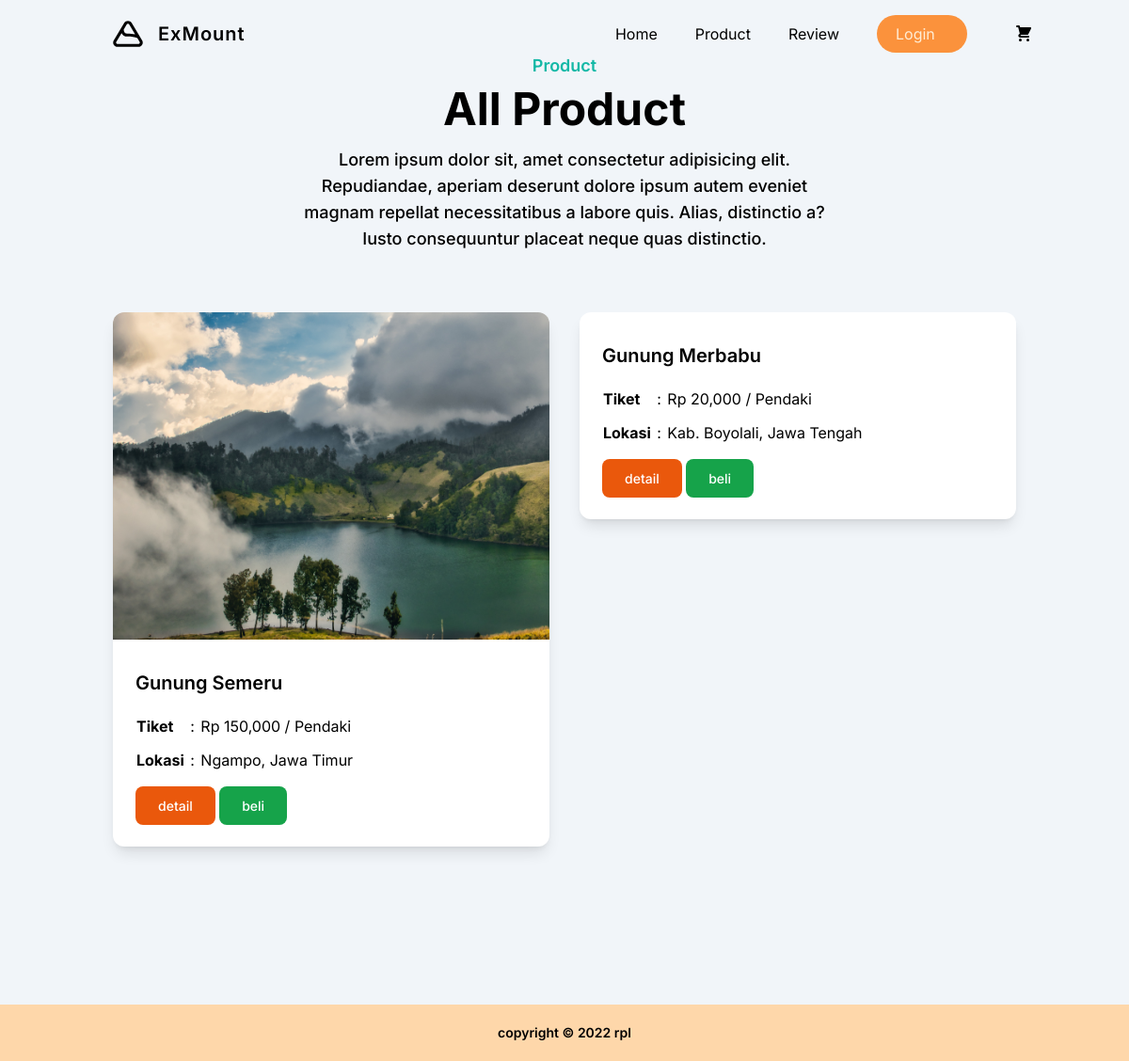
The page /Tailwind/public/index.php?halaman=produk on the database as committed earlier.
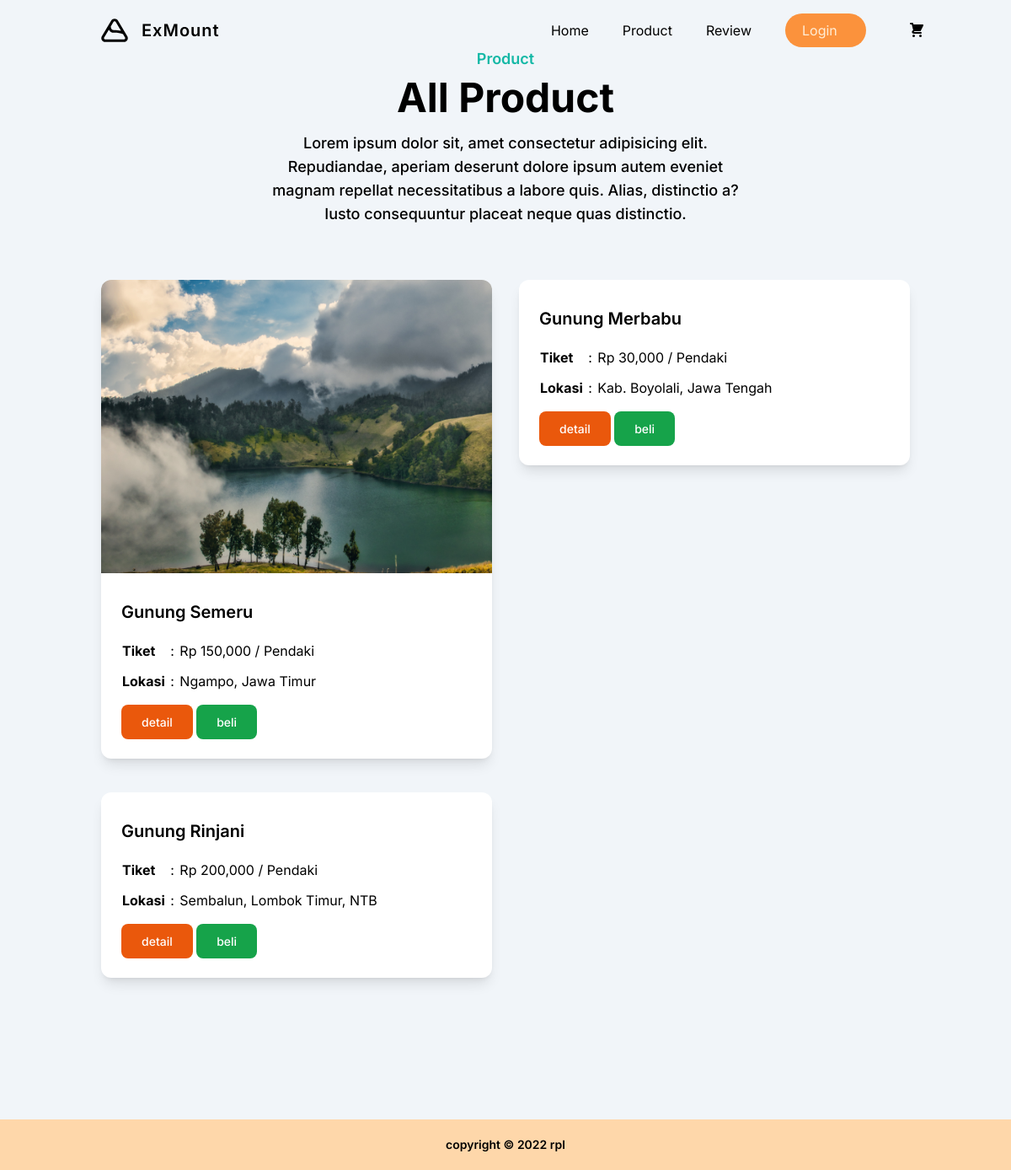
The same page on the database as committed later.
### tables this page shows
CREATE TABLE `mount` (
  `id_mount` int(11) NOT NULL,
  `nama_mount` varchar(30) NOT NULL,
  `lokasi_mount` varchar(100) NOT NULL,
  `foto_mount1` varchar(100) NOT NULL,
  `foto_mount2` varchar(100) NOT NULL,
  `foto_mount3` varchar(100) NOT NULL,
  `harga_tiket` int(11) NOT NULL,
  `desk_mount` text NOT NULL
);

### Tailwind/public/produk.php (the view, shortened to what this page needs)
<section class="pt-14 pb-32 bg-slate-100">
    <div class="container">
        <div class="w-full px-4">
            <div class="max-w-xl mx-auto text-center mb-16">
                <h4 class="font-semibold text-lg mb-2 text-teal-500">Product</h4>
                <h2 class="font-bold text-dark text-3xl sm:text-4xl lg:text-5xl pb-4">All Product</h2>
                <p class="font-medium text-md text-secondary md:text-lg">Lorem ipsum dolor sit, amet consectetur adipisicing elit. Repudiandae, aperiam deserunt dolore ipsum autem eveniet magnam repellat necessitatibus a labore quis. Alias, distinctio a? Iusto consequuntur placeat neque quas distinctio.</p>
            </div>
        </div>
        <div class="flex flex-wrap">
            <?php $ambil = $koneksi->query("SELECT * FROM mount"); ?>
            <?php while ($perproduk = $ambil->fetch_assoc()) { ?>
                <div class="w-full px-4 lg:w-1/2 xl:w-1/3">
                    <div class="bg-white rounded-xl overflow-hidden shadow-lg mb-10">
                        <img src="foto_mount/<?php echo $perproduk['foto_mount1']; ?>" class="w-full" alt="">
                        <div class="py-8 px-6">
                            <h3 class="font-semibold text-xl text-dark"><?php echo $perproduk['nama_mount']; ?></h3>
                            <table class="my-4">
                                <tr>
                                    <td class="py-1"><b>Tiket</b></td>
                                    <td>&nbsp;:&nbsp;</td>
                                    <td>Rp <?php echo number_format($perproduk['harga_tiket']); ?> / Pendaki</td>
                                </tr>
                                <tr>
                                    <td class="py-2"><b>Lokasi</b></td>
                                    <td>&nbsp;:&nbsp;</td>
                                    <td><?php echo $perproduk['lokasi_mount']; ?></td>
                                </tr>
                            </table>
                            <a href="detail.php?id=<?php echo $perproduk['id_mount']; ?>" class="font-medium text-sm text-white bg-orange-600 py-3 px-6 rounded-lg hover:opacity-80">detail</a>
                            <a href="beli.php?id=<?php echo $perproduk['id_mount']; ?>" class="font-medium text-sm text-white bg-green-600 py-3 px-6 rounded-lg hover:opacity-80">beli</a>
                        </div>
                    </div>
                </div>
            <?php } ?>
        </div>
    </div>
</section>

### Tailwind/public/index.php (shortened to what this page needs)
<?php
include 'fungsi.php';
?>
<!DOCTYPE html>
<html lang="en">
<head>
    <link rel="stylesheet" href="css/style.css">
    <script src="https://cdn.tailwindcss.com"></script>
</head>
<?php
if (isset($_GET['halaman'])) {
    if ($_GET['halaman'] == "produk") {
        include 'navbar.php';
        include 'produk.php';
    } elseif ($_GET['halaman'] == "keranjang") {
        include 'navbar.php';
        include 'keranjang.php';
    } elseif ($_GET['halaman'] == "beli") {
        include 'beli.php';
    } elseif ($_GET['halaman'] == "checkout") {
        include 'checkout.php';
    } elseif ($_GET['halaman'] == "home") {
        include 'navbar.php';
        include 'home.php';
    } elseif ($_GET['halaman'] == "nota") {
        include 'nota.php';
    } elseif ($_GET['halaman'] == "history") {
        include 'navbar.php';
        include 'history.php';
    }
} else {
    include 'logout';
}
?>
<body>
    <div class=" bg-orange-200 text-center ">
        <p class="font-semibold text-sm md:text-md p-5">copyright &copy; 2022 rpl</p>
    </div>
</body>
</html>

### Tailwind/public/navbar.php (shortened to what this page needs)
<!DOCTYPE html>
<html lang="en">
<head>
    <link rel="stylesheet" href="css/style.css">
</head>
<body>
    <header class="absolute w-full z-50 px-4">
        <div class="container mx-auto py-4 px-2">
            <div class="flex items-center">
                <div class="w-56 pl-6 flex items-center">
                    <img class="w-6 md:w-8" src="./img/logonew.svg" alt="gunung">
                    <p class="text-lg font-semibold ml-4 md:text-xl tracking-wider">ExMount</p>
                </div>
                <div class="w-auto">
                    <ul id="menu" class="fixed flex-col invisible items-center justify-center opacity-0
                    md:visible md:flex-row md:bg-transparent md:relative md:opacity-100 md:flex">
                        <li class="mx-5 py-5 md:py-0">
                            <a id="navlink" href="index.php?halaman=home" class="text-black hover:text-orange-500" onclick="document.location.reload(true)">Home</a>
                        </li>
                        <li class="mx-5 py-5 md:py-0">
                            <a id="navlink" href="index.php?halaman=produk" class="text-black hover:text-orange-500" onclick="document.location.reload(true)">Product</a>
                        </li>
                        <li class="mx-5 py-5 md:py-0">
                            <a id="navlink" href="#review" class="text-black hover:text-orange-500" onclick="document.location.reload(true)">Review</a>
                        </li>
                        <?php if (isset($_SESSION["users"])) : ?>
                            <div class="flex mx-8">
                                <img class="w-10 h-10 rounded-full" src="./img/aditya.jpg" alt="Rounded avatar">
                                <button id="dropdownDefault" data-dropdown-toggle="dropdown" class="text-black font-medium rounded-lg text-sm px-3 text-center inline-flex items-center" type="button"><svg class="w-4 h-4 ml-2" fill="none" stroke="currentColor" viewBox="0 0 24 24" xmlns="http://www.w3.org/2000/svg">
                                        <path stroke-linecap="round" stroke-linejoin="round" stroke-width="2" d="M19 9l-7 7-7-7"></path>
                                    </svg></button>
                                <div id="dropdown" class="z-10 hidden bg-white divide-y divide-gray-100 rounded shadow w-44 dark:bg-gray-700">
                                    <ul class="py-1 text-sm text-gray-700 dark:text-gray-200" aria-labelledby="dropdownDefault">
                                        <li>
                                            <a href="#" class="block px-4 py-2 hover:bg-gray-100 dark:hover:bg-gray-600 dark:hover:text-white">Profile</a>
                                        </li>
                                        <li>
                                            <a href="index.php?halaman=history" class="block px-4 py-2 hover:bg-gray-100 dark:hover:bg-gray-600 dark:hover:text-white">History</a>
                                        </li>
                                        <li>
                                            <a href="logout.php" class="block px-4 py-2 hover:bg-gray-100 dark:hover:bg-gray-600 dark:hover:text-white">Logout</a>
                                        </li>
                                    </ul>
                                </div>
                            </div>
                        <?php else : ?>
                            <li class="mx-5 py-5 md:py-0">
                                <div class="rounded-3xl w-24 pl-5 py-2 bg-orange-400 hover:bg-orange-500 cursor-pointer">
                                    <a href="login.php" class="text-orange-100">Login</a>
                                </div>
                            </li><br>
                        <?php endif; ?>
                    </ul>
                </div>
                <div class="w-auto">
                    <ul class="flex items-center">
                        <li class="ml-6">
                            <a href="index.php?halaman=keranjang" class="flex items-center justify-center w-8 h-8 text-black hover:text-orange-500">
                            </a>
                        </li>
                    </ul>
                </div>
            </div>
        </div>
    </header>
</body>
</html>

Rows that differ between the two databases and show on the page:
changed mount "Gunung Merbabu": harga_tiket "20,000" → "30,000"
added mount: nama_mount "Gunung Rinjani", harga_tiket "200,000", lokasi_mount "Sembalun, Lombok Timur, NTB"
